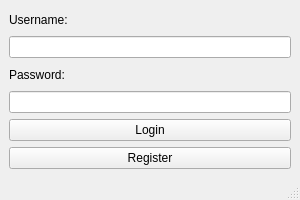
<?xml version="1.0" encoding="UTF-8"?>
<ui version="4.0">
 <class>MainWindow</class>
 <widget class="QMainWindow" name="MainWindow">
  <property name="geometry">
   <rect>
    <x>0</x>
    <y>0</y>
    <width>300</width>
    <height>200</height>
   </rect>
  </property>
  <property name="windowTitle">
   <string>MainWindow</string>
  </property>
  <widget class="QWidget" name="centralwidget">
   <layout class="QVBoxLayout" name="verticalLayout">
    <item>
     <widget class="QLabel" name="label">
      <property name="text">
       <string>Username:</string>
      </property>
     </widget>
    </item>
    <item>
     <widget class="QLineEdit" name="usernameLineEdit"/>
    </item>
    <item>
     <widget class="QLabel" name="label_2">
      <property name="text">
       <string>Password:</string>
      </property>
     </widget>
    </item>
    <item>
     <widget class="QLineEdit" name="passwordLineEdit">
      <property name="echoMode">
       <enum>QLineEdit::Password</enum>
      </property>
     </widget>
    </item>
    <item>
     <widget class="QPushButton" name="loginButton">
      <property name="text">
       <string>Login</string>
      </property>
     </widget>
    </item>
    <item>
     <widget class="QPushButton" name="registerButton">
      <property name="text">
       <string>Register</string>
      </property>
     </widget>
    </item>
   </layout>
  </widget>
  <widget class="QStatusBar" name="statusbar"/>
 </widget>
 <resources/>
 <connections/>
</ui>
